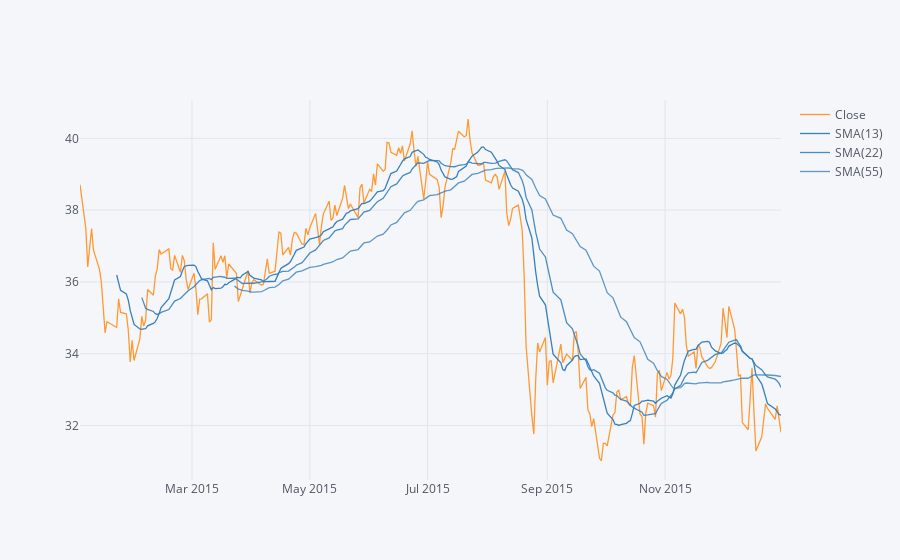

The code cell stored with this chart in its notebook:
### Code cell
MS["Close"].loc["2015-01-01" : "2015-12-31"].ta_plot(study = "sma", periods = [13, 22, 55])

### Figure 1 — Plotly figure (JSON) as saved in the notebook; plotly's stock layout.template omitted (floating-point values rounded to 4 significant figures; data arrays with more than 128 entries replaced by an {"elided": "..."} marker saying what was removed)
{"data": [{"line": {"color": "rgba(255, 153, 51, 1.0)", "dash": "solid", "shape": "linear", "width": 1.3}, "mode": "lines", "name": "Close", "text": "", "type": "scatter", "x": {"elided": "252 str values"}, "y": {"elided": "252 float values"}}, {"line": {"color": "rgba(55, 128, 191, 1.0)", "dash": "solid", "shape": "linear", "width": 1.3}, "mode": "lines", "name": "SMA(13)", "text": "", "type": "scatter", "x": {"elided": "252 str values"}, "y": {"elided": "252 mixed values"}}, {"line": {"color": "rgba(55, 128, 191, 0.8999999999999999)", "dash": "solid", "shape": "linear", "width": 1.3}, "mode": "lines", "name": "SMA(22)", "text": "", "type": "scatter", "x": {"elided": "252 str values"}, "y": {"elided": "252 mixed values"}}, {"line": {"color": "rgba(55, 128, 191, 0.7999999999999998)", "dash": "solid", "shape": "linear", "width": 1.3}, "mode": "lines", "name": "SMA(55)", "text": "", "type": "scatter", "x": {"elided": "252 str values"}, "y": {"elided": "252 mixed values"}}], "layout": {"legend": {"bgcolor": "#F5F6F9", "font": {"color": "#4D5663"}}, "paper_bgcolor": "#F5F6F9", "plot_bgcolor": "#F5F6F9", "title": {"font": {"color": "#4D5663"}}, "xaxis": {"gridcolor": "#E1E5ED", "showgrid": true, "tickfont": {"color": "#4D5663"}, "title": {"font": {"color": "#4D5663"}, "text": ""}, "zerolinecolor": "#E1E5ED"}, "yaxis": {"gridcolor": "#E1E5ED", "showgrid": true, "tickfont": {"color": "#4D5663"}, "title": {"font": {"color": "#4D5663"}, "text": ""}, "zerolinecolor": "#E1E5ED"}}}
